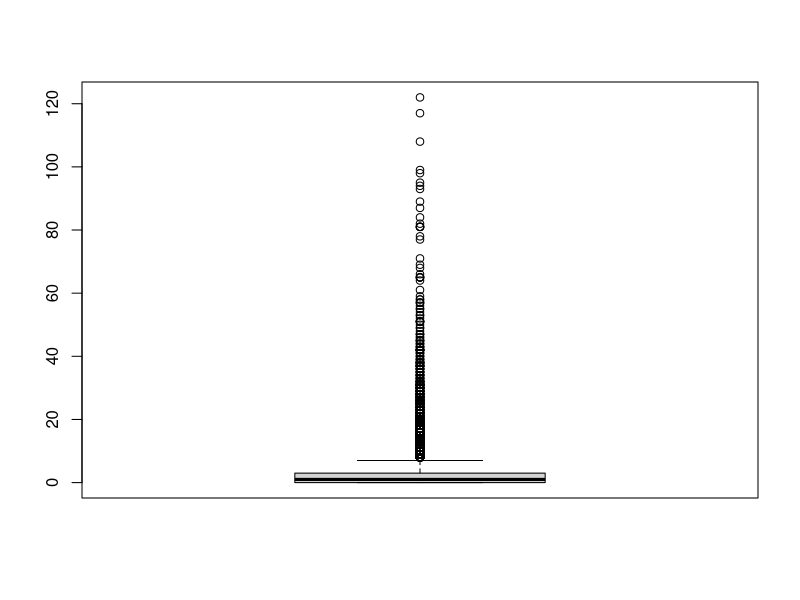
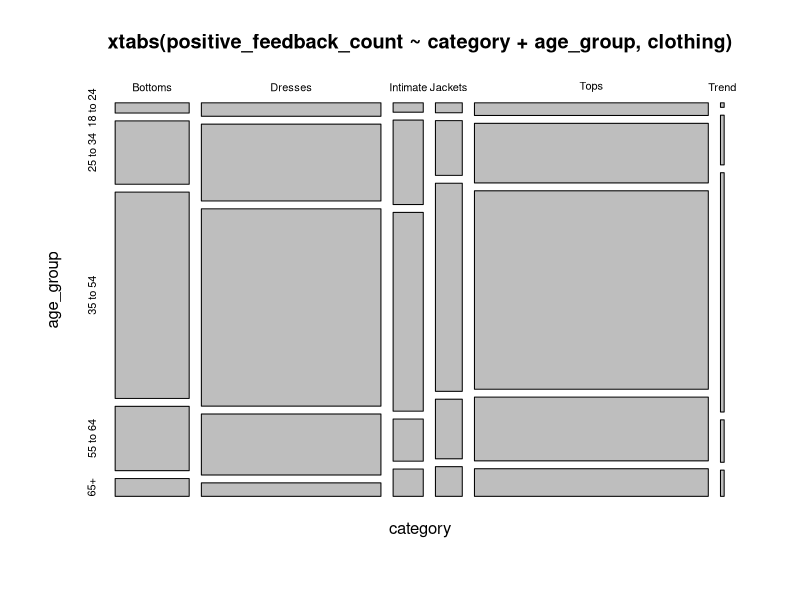
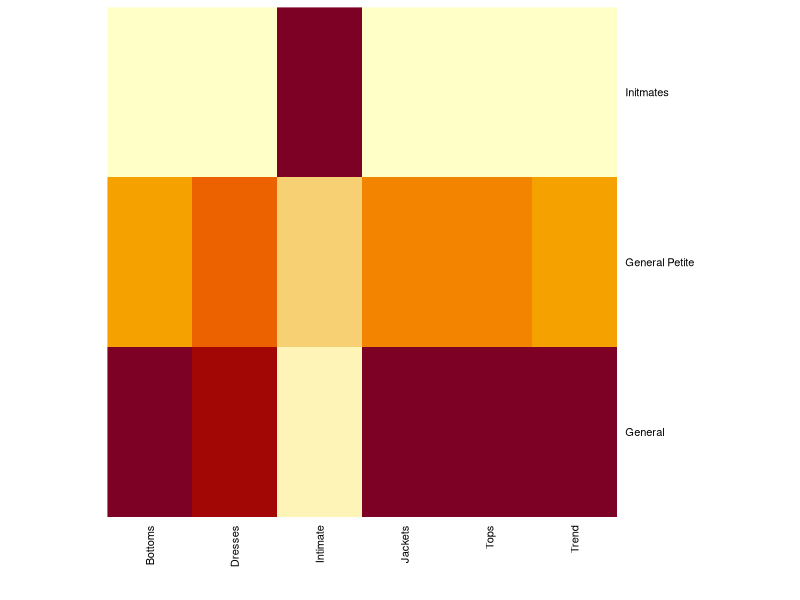
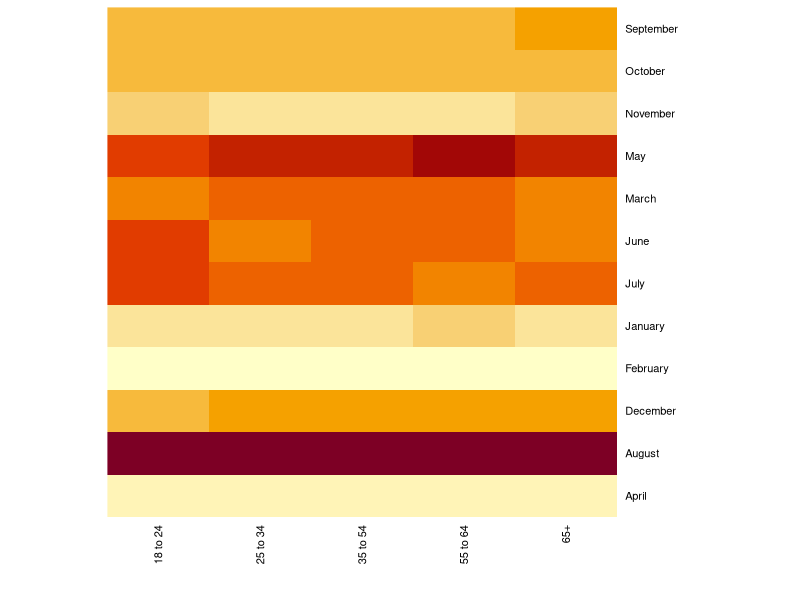
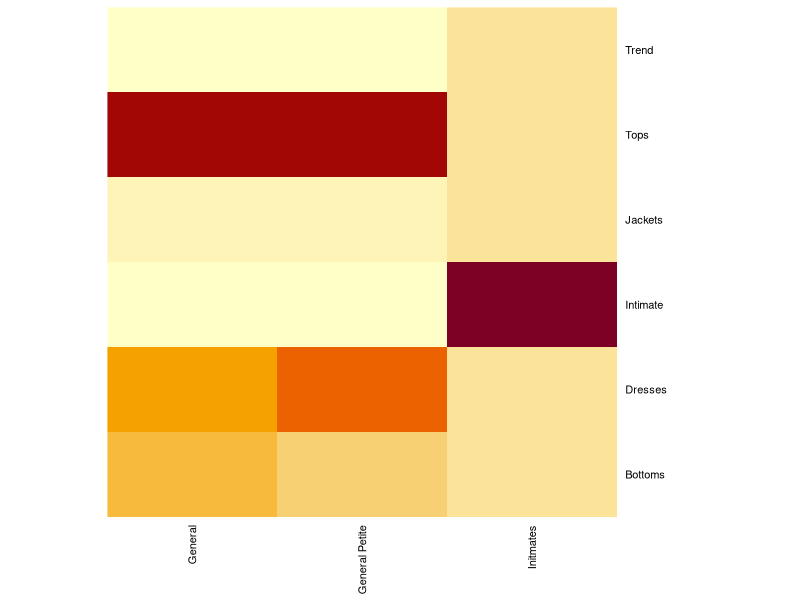
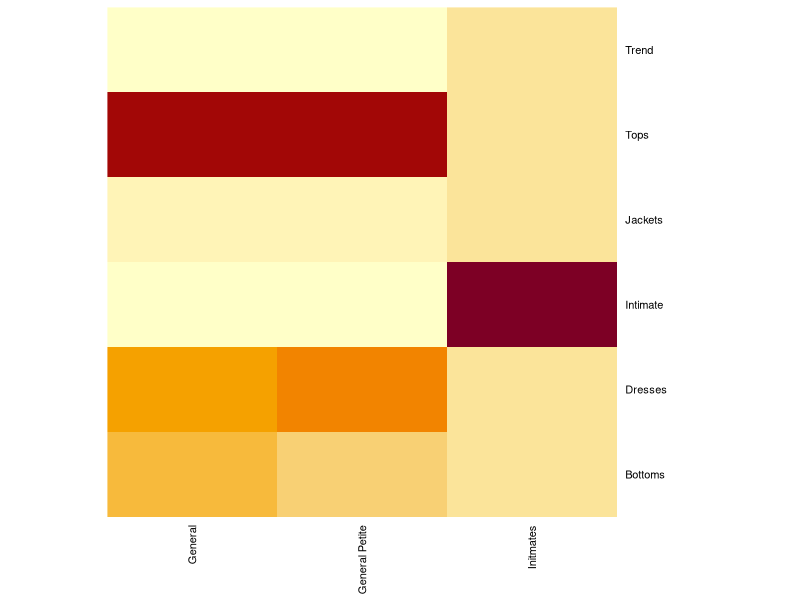

Recreate these plots in R, in order.
## ---- chunk 1
# clear-up the environment
rm(list = ls())

# chunk options
knitr::opts_chunk$set(
  message = FALSE,
  warning = FALSE,
  fig.align = "center",
  comment = "#>"
)

# scientific notation
options(scipen = 9999)
## ---- chunk 2
# import libs
# if there are libraries are required
## ---- chunk 3
# read data 
clothing <- read.csv("data/clothing_reviews.csv")
## ---- chunk 4
# check 5 data above
head(clothing)
## ---- chunk 5
# check 5 data below
tail(clothing)
## ---- chunk 6
# check shape of datas
dim(clothing)
## ---- chunk 7
# check data NA
colSums(is.na(clothing))
## ---- chunk 8
# remove missing data
# import library 
library(tidyverse)
clothing <- clothing %>% 
  drop_na(division_name, category)

colSums(is.na(clothing))
## ---- chunk 9
# describe column names
names(clothing)
## ---- chunk 10
str(clothing)
## ---- chunk 11
# change data type
clothing$review_date <- as.Date(clothing$review_date, "%y/%m/%d")
clothing$age_group <- as.character(clothing$age_group)
clothing$positive_feedback_count <- as.numeric(clothing$positive_feedback_count)


str(clothing)
## ---- chunk 12
summary(clothing)
## ---- chunk 13
aggregate(positive_feedback_count~category, clothing, mean)
## ---- chunk 14
aggregate(positive_feedback_count~category, clothing, var)
## ---- chunk 15
aggregate(positive_feedback_count~category, clothing, sd)
## ---- chunk 16
boxplot(clothing$positive_feedback_count)
## ---- chunk 17
aggregate(rating~category,clothing,sum)
## ---- chunk 18
aggregate(rating~category,clothing,sum)
## ---- chunk 19
plot(xtabs(positive_feedback_count~category + age_group,clothing))
## ---- chunk 20
heatmap(xtabs(positive_feedback_count~division_name+category, clothing), cexRow = 0.8, cexCol = 0.8, scale = "column", Colv = NA, Rowv = NA)
## ---- chunk 21
# create month column
clothing$review_month <- months(clothing$review_date)

# create heatmap to visualize your data
heatmap(xtabs(rating  ~ review_month + age_group,clothing), cexRow = 0.8, cexCol = 0.8, scale = "column", Colv = NA, Rowv = NA)
## ---- chunk 22
# scale the consume rating
heatmap(xtabs(rating~category + division_name, clothing), cexRow = 0.8, cexCol = 0.8, scale = "column", Colv = NA, Rowv = NA)
## ---- chunk 23
# scale recommended product
heatmap(xtabs(recommended_ind ~ category + division_name, clothing), cexRow = 0.8, cexCol = 0.8, scale = "column", Colv = NA, Rowv = NA)
